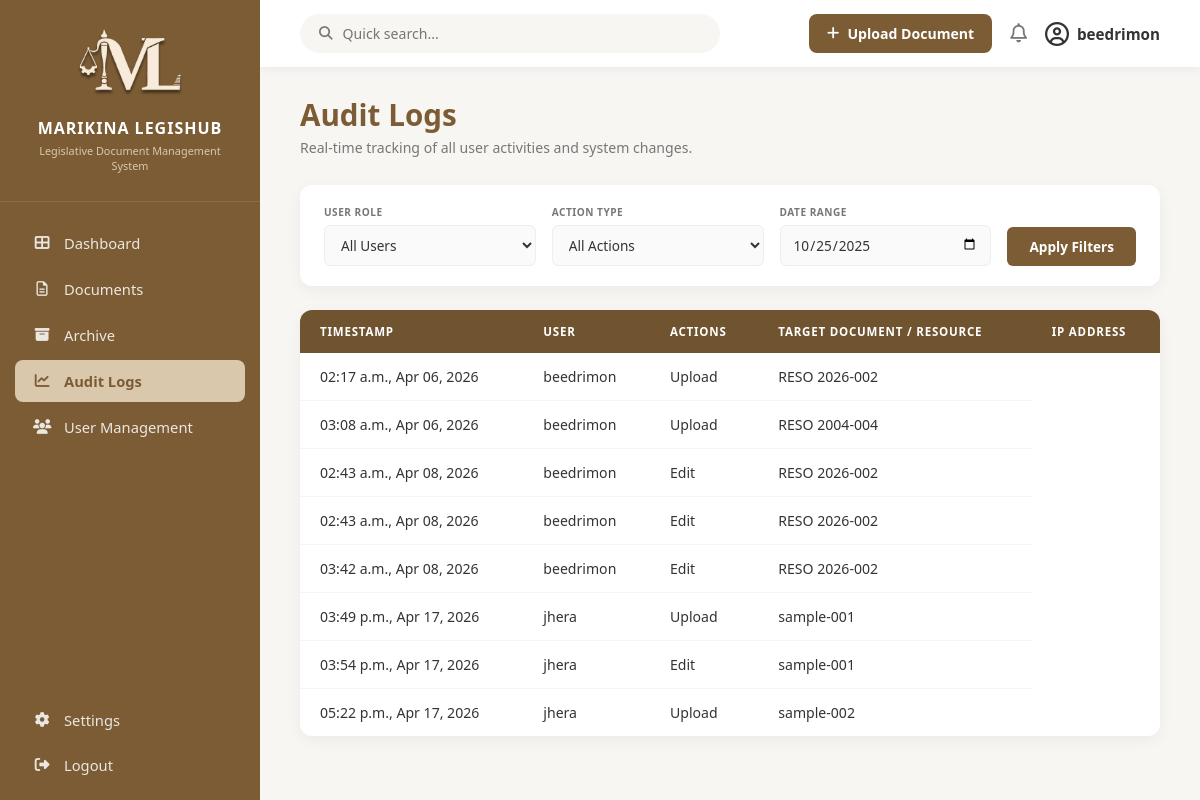
/audit_logs/ (signed in), run on the app's committed database.
### core/models.py (models this page shows, shortened)
class AuditLog(models.Model):
    ACTION_CHOICES = [
        ('Upload', 'Upload'),
        ('Edit', 'Edit'),
        ('Delete', 'Delete'),
        ('View', 'View'),
    ]
    timestamp = models.DateTimeField(auto_now_add=True)
    action = models.CharField(max_length=50, choices=ACTION_CHOICES)
    user = models.ForeignKey(User, on_delete=models.SET_NULL, null=True)
    document = models.ForeignKey(LegislativeDocument, on_delete=models.SET_NULL, null=True, blank=True)

class LegislativeDocument(models.Model):
    DOCUMENT_TYPES = [
        ('Ordinance', 'Ordinance'),
        ('Resolution', 'Resolution'),
    ]
    STATUS_CHOICES = [
        ('Active', 'Active'),
        ('Pending', 'Pending'),
        ('Archived', 'Archived'),
    ]
    VISIBILITY_CHOICES = [
        ('Public Access', 'Public Access'),
        ('Internal Only', 'Internal Only'),
    ]
    title = models.CharField(max_length=255)
    document_number = models.CharField(max_length=100, unique=True)
    doc_type = models.CharField(max_length=50, choices=DOCUMENT_TYPES)
    year = models.IntegerField()
    date_enacted = models.DateField(null=True, blank=True)
    sponsor = models.CharField(max_length=255, null=True, blank=True)
    visibility = models.CharField(max_length=50, choices=VISIBILITY_CHOICES, default='Public Access')
    keywords = models.CharField(max_length=255, null=True, blank=True)
    physical_storage = models.CharField(max_length=255, null=True, blank=True)
    status = models.CharField(max_length=50, choices=STATUS_CHOICES, default='Pending')
    date_filed = models.DateField(auto_now_add=True)
    file_attachment = models.FileField(upload_to='documents/', null=True, blank=True)
    uploaded_by = models.ForeignKey(User, on_delete=models.SET_NULL, null=True, related_name='documents')

### core/views.py (the view)
# urls.py: path('audit_logs/', views.audit_logs_view, name='audit_logs'),
@login_required(login_url='login')
def audit_logs_view(request):
    logs = AuditLog.objects.all().select_related('user', 'document')
    query = request.GET.get('q')
    if query:
        logs = logs.filter(
            Q(user__username__icontains=query) |
            Q(document__document_number__icontains=query)
        )
    context = {
        'audit_logs': logs,
    }
    return render(request, 'audit_logs.html', context)

### core/templates/audit_logs.html (shortened to what this page needs)
{% load static %}
<!DOCTYPE html>
<html lang="en">
<head>
    <link rel="stylesheet" href="https://cdnjs.cloudflare.com/ajax/libs/font-awesome/6.4.0/css/all.min.css">
    <link rel="stylesheet" href="{% static 'css/main.css' %}">
</head>
<body>
    <nav class="sidebar">
        <div class="sidebar-logo">
            <a href="{% url 'dashboard' %}" style="text-decoration: none; color: inherit;">
            <img src="{% static 'images/legishub-logo-light.png' %}" alt="Logo">
            <h2>MARIKINA LEGISHUB</h2>
            <p>Legislative Document Management System</p>
            </a>
        </div>
        <ul class="nav-links">
            <li><a href="{% url 'dashboard' %}"><i class="fa-solid fa-table-cells-large"></i> Dashboard</a></li>
            <li><a href="{% url 'documents' %}"><i class="fa-regular fa-file-lines"></i> Documents</a></li>
            <li><a href="{% url 'archive' %}"><i class="fa-solid fa-box-archive"></i> Archive</a></li>
            <li><a href="" class="active"><i class="fa-solid fa-chart-line"></i> Audit Logs</a></li>
            <li><a href="{% url 'user_management' %}"><i class="fa-solid fa-users"></i> User Management</a></li>
           <li class="settings-link"><a href="{% url 'general_info' %}"><i class="fa-solid fa-gear"></i> Settings</a></li>
            <li class="logout-link"><a href="{% url 'logout' %}"><i class="fa-solid fa-right-from-bracket"></i> Logout</a></li>
        </ul>
    </nav>
    <main class="main-content">
      <header class="top-header">
                <form method="GET" action="{% url 'audit_logs' %}" class="search-bar">
                     <i class="fa-solid fa-magnifying-glass"></i>
                      <input type="text" name="q" value="{{ request.GET.q }}" placeholder="Quick search...">
                </form>
                <div class="header-actions">
                    <button type="button" class="btn-upload trigger-modal"><i class="fa-solid fa-plus"></i> Upload Document</button>
                    <div class="notification-wrapper">
                        <i class="fa-regular fa-bell" id="notifBell" style="cursor: pointer; font-size: 1.2rem;"></i>
                    </div>
                    <div class="profile">
                        <i class="fa-regular fa-circle-user"></i> {{ request.user.username|default:"Name" }}
                    </div>
                </div>
            </header>
        <div class="dashboard-body">
            <div class="dashboard-header">
                <h1>Audit Logs</h1>
                <p>Real-time tracking of all user activities and system changes.</p>
            </div>
            <section class="filter-section">
                <div class="filter-group">
                    <label>USER ROLE</label>
                    <select><option>All Users</option></select>
                </div>
                <div class="filter-group">
                    <label>ACTION TYPE</label>
                    <select><option>All Actions</option></select>
                </div>
                <div class="filter-group">
                    <label>DATE RANGE</label>
                    <input type="date" value="2025-10-25">
                </div>
                <button class="btn-apply">Apply Filters</button>
            </section>
            <section class="table-container">
                <table>
                    <thead>
                        <tr>
                            <th>TIMESTAMP</th>
                            <th>USER</th>
                            <th>ACTIONS</th>
                            <th>TARGET DOCUMENT / RESOURCE</th>
                            <th>IP ADDRESS</th>
                        </tr>
                    </thead>
                    <tbody>
                        {% for log in audit_logs %}
                        <tr>
                            <td>{{ log.timestamp|date:"h:i a, M d, Y " }}</td>
                            <td>{{ log.user.username }}</td>
                            <td>{{ log.action }}</td>
                            <td>{{ log.document.document_number }}</td>
                        </tr>
                        {% endfor %}
                    </tbody>
                </table>
            </section>
        </div>
    </main>
</body>
</html>

### data on the page
AuditLog: timestamp "02:17 a.m., Apr 06, 2026", user.username "beedrimon", action "Upload", document.document_number "RESO 2026-002"
AuditLog: timestamp "03:08 a.m., Apr 06, 2026", user.username "beedrimon", action "Upload", document.document_number "RESO 2004-004"
AuditLog: timestamp "02:43 a.m., Apr 08, 2026", user.username "beedrimon", action "Edit", document.document_number "RESO 2026-002"
AuditLog: timestamp "02:43 a.m., Apr 08, 2026", user.username "beedrimon", action "Edit", document.document_number "RESO 2026-002"
AuditLog: timestamp "03:42 a.m., Apr 08, 2026", user.username "beedrimon", action "Edit", document.document_number "RESO 2026-002"
AuditLog: timestamp "03:49 p.m., Apr 17, 2026", user.username "jhera", action "Upload", document.document_number "sample-001"
AuditLog: timestamp "03:54 p.m., Apr 17, 2026", user.username "jhera", action "Edit", document.document_number "sample-001"
AuditLog: timestamp "05:22 p.m., Apr 17, 2026", user.username "jhera", action "Upload", document.document_number "sample-002"

### other printed values
{{ request.user.username|default:"Name" }} "beedrimon"
